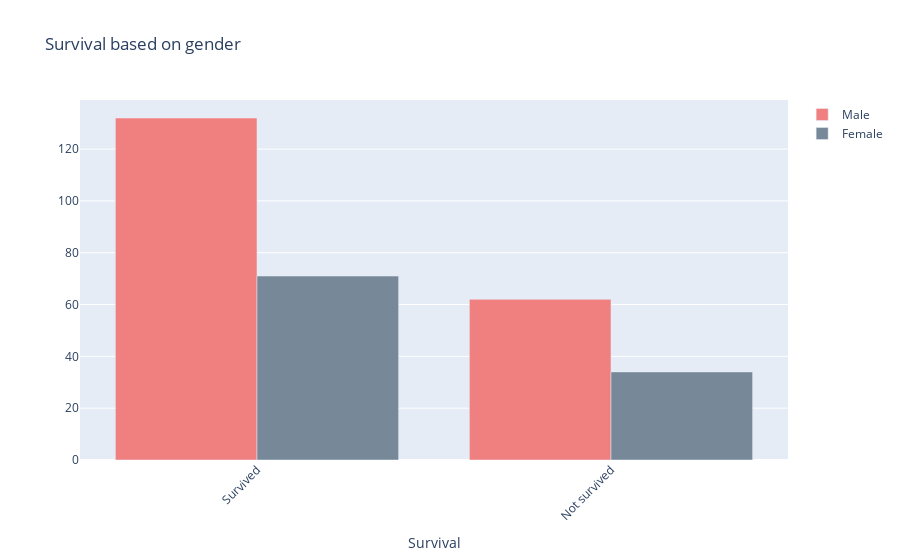

This figure's notebook cell:
### Markdown cell above
### **Survival based on sex**:

### Code cell
male = df[df["sex"]==1]
female = df[df["sex"]==0]

male_survived = len(male[male['DEATH_EVENT']==0])
male_not_survived = len(male[male['DEATH_EVENT']==1])

female_survived = len(female[female['DEATH_EVENT']==0])
female_not_survived = len(female[female['DEATH_EVENT']==1])

male_plot = [male_survived,male_not_survived] 
female_plot = [female_survived,female_not_survived]

death = ['Survived','Not survived']
fig = go.Figure()
fig.add_trace(go.Bar(
    x=death,
    name='Male',
    y=male_plot,
    marker_color='lightcoral'
))
fig.add_trace(go.Bar(
    x=death,
    name='Female',
    y=female_plot,
    marker_color='lightslategrey'
))

fig.update_layout(barmode='group', 
                  xaxis_tickangle=-45,
                  title_text="Survival based on gender",
                  xaxis_title="Survival")
fig.show()

### Figure 1 — Plotly figure (JSON) as saved in the notebook; plotly's stock layout.template omitted (floating-point values rounded to 4 significant figures)
{"data": [{"marker": {"color": "lightcoral"}, "name": "Male", "type": "bar", "x": ["Survived", "Not survived"], "y": [132, 62]}, {"marker": {"color": "lightslategrey"}, "name": "Female", "type": "bar", "x": ["Survived", "Not survived"], "y": [71, 34]}], "layout": {"barmode": "group", "title": {"text": "Survival based on gender"}, "xaxis": {"tickangle": -45, "title": {"text": "Survival"}}}}
